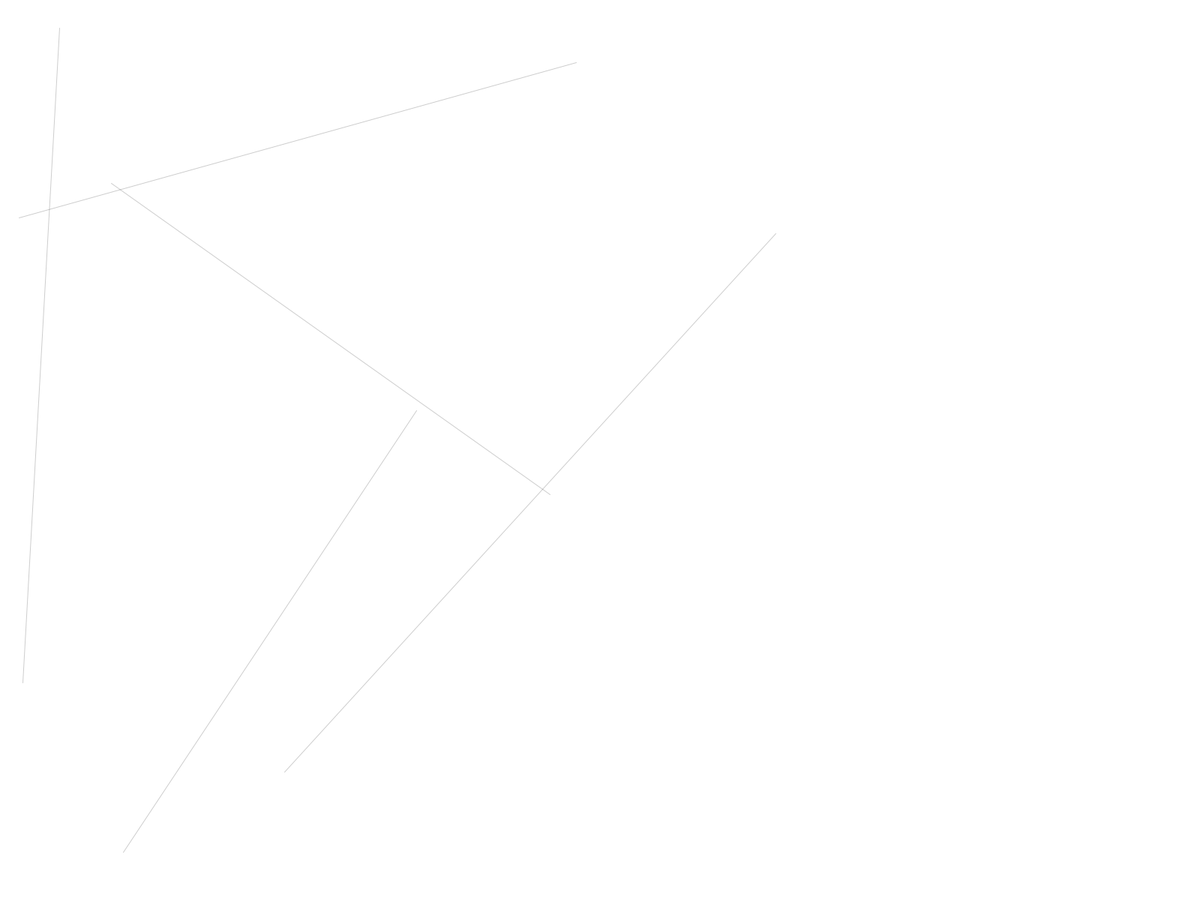
Frame 1 (no input)
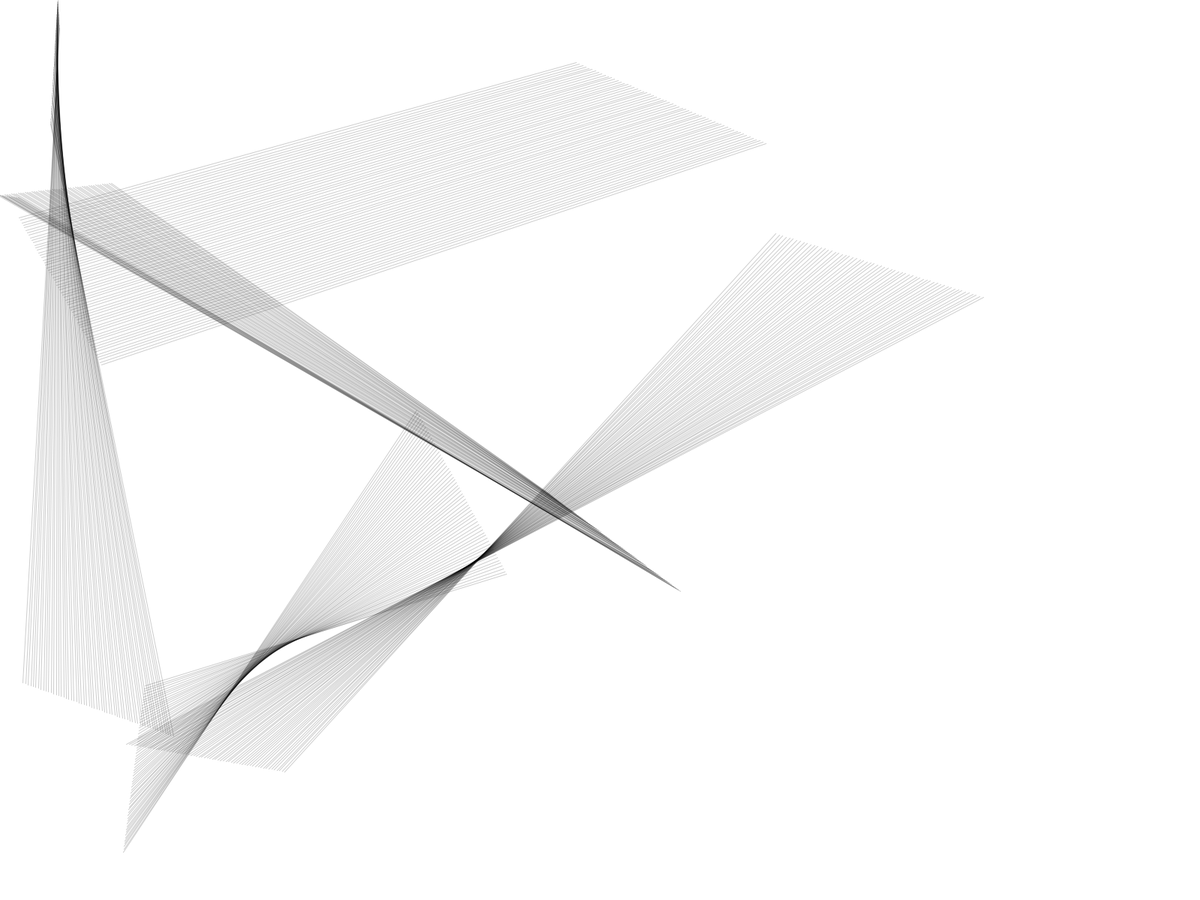
Frame 60 (the mouse pressed at the canvas centre just before this capture)
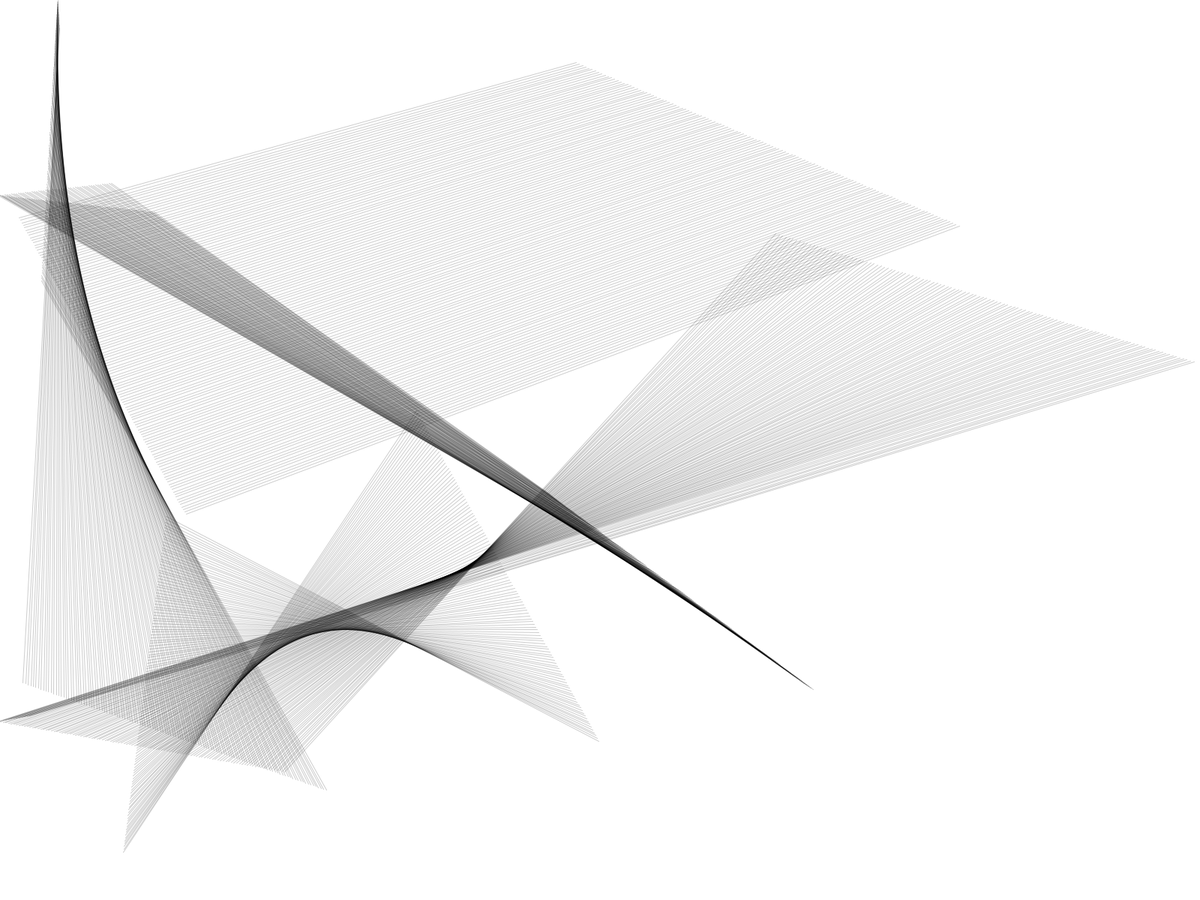
Frame 120 (the mouse held since frame 60 and released just before this capture)

The Processing sketch that drew these frames (run headless with seeded random() and noise(); from frame 60 on, the mouse is pressed at the canvas centre):

// Processing sketch: bouncinglines
// ── bouncinglines.pde
ArrayList<PVector> positions=new ArrayList<PVector>();
ArrayList<PVector> velocities=new ArrayList<PVector>();
int lines;

void setup() {
  //size(800, 800);
  fullScreen();
  background(255);
  colorMode(RGB);
  strokeWeight(1);
  stroke(0,50);
  lines = 5;
  for (int i=0; i<(lines*2); i++) {
    positions.add(new PVector(random(width), random(height)));
    PVector vel=PVector.random2D();
    vel.mult(random(3,5));
    velocities.add(vel);
  }
}

void draw() {
  for (int i=0; i<positions.size(); i+=2) {
    PVector pos1 = positions.get(i);
    PVector pos2 = positions.get(i+1);
    PVector vel1 = velocities.get(i);
    PVector vel2 = velocities.get(i+1);
    line(pos1.x,pos1.y,pos2.x,pos2.y);
    checkWalls(pos1, vel1);
    checkWalls(pos2, vel2);
    pos1.add(vel1);
    pos2.add(vel2);
  }
}

void checkWalls(PVector pos, PVector vel) {
  if (pos.x<=0 || pos.x>=width) {
    vel.x=vel.x*-1;
  } else if (pos.y<=0 || pos.y>=height) {
    vel.y=vel.y*-1;
  }
}
